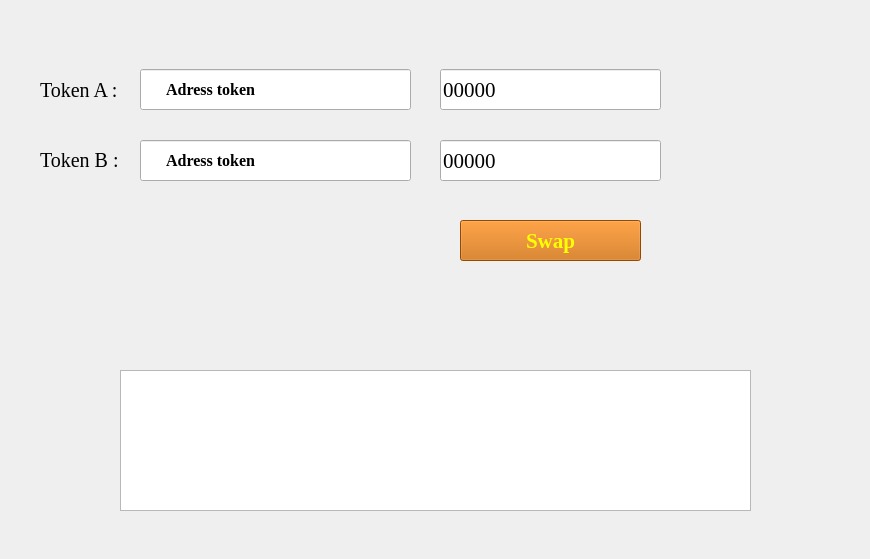
<?xml version="1.0" encoding="UTF-8"?>
<ui version="4.0">
 <class>MainWindow</class>
 <widget class="QMainWindow" name="MainWindow">
  <property name="geometry">
   <rect>
    <x>0</x>
    <y>0</y>
    <width>870</width>
    <height>559</height>
   </rect>
  </property>
  <property name="sizeIncrement">
   <size>
    <width>0</width>
    <height>0</height>
   </size>
  </property>
  <property name="font">
   <font>
    <family>Times New Roman</family>
   </font>
  </property>
  <property name="windowTitle">
   <string>MainWindow</string>
  </property>
  <property name="autoFillBackground">
   <bool>false</bool>
  </property>
  <property name="styleSheet">
   <string notr="true">QWidget#centralwidget { border-image: url(:/newPrefix/binance-ra-mat-pancake-swap-mini.png) 0 0 0 0 stretch stretch ;
}
</string>
  </property>
  <widget class="QWidget" name="centralwidget">
   <widget class="QLineEdit" name="LD_addressA">
    <property name="geometry">
     <rect>
      <x>140</x>
      <y>69</y>
      <width>271</width>
      <height>41</height>
     </rect>
    </property>
    <property name="font">
     <font>
      <pointsize>12</pointsize>
      <weight>75</weight>
      <bold>true</bold>
     </font>
    </property>
    <property name="text">
     <string>      Adress token </string>
    </property>
   </widget>
   <widget class="QLabel" name="label_2">
    <property name="geometry">
     <rect>
      <x>40</x>
      <y>150</y>
      <width>81</width>
      <height>21</height>
     </rect>
    </property>
    <property name="font">
     <font>
      <pointsize>15</pointsize>
     </font>
    </property>
    <property name="text">
     <string>Token B :</string>
    </property>
   </widget>
   <widget class="QLineEdit" name="LD_soluong1">
    <property name="geometry">
     <rect>
      <x>440</x>
      <y>69</y>
      <width>221</width>
      <height>41</height>
     </rect>
    </property>
    <property name="font">
     <font>
      <pointsize>16</pointsize>
     </font>
    </property>
    <property name="text">
     <string>00000</string>
    </property>
   </widget>
   <widget class="QPushButton" name="Btn_Swap">
    <property name="geometry">
     <rect>
      <x>460</x>
      <y>220</y>
      <width>181</width>
      <height>41</height>
     </rect>
    </property>
    <property name="font">
     <font>
      <family>Times New Roman</family>
      <pointsize>16</pointsize>
      <weight>75</weight>
      <bold>true</bold>
     </font>
    </property>
    <property name="autoFillBackground">
     <bool>false</bool>
    </property>
    <property name="styleSheet">
     <string notr="true">QPushButton#Btn_Swap { background-color : rgb(204, 102, 0);
color: Yellow;
}</string>
    </property>
    <property name="text">
     <string>Swap</string>
    </property>
    <property name="checkable">
     <bool>false</bool>
    </property>
   </widget>
   <widget class="QTextEdit" name="textEdit">
    <property name="geometry">
     <rect>
      <x>120</x>
      <y>370</y>
      <width>631</width>
      <height>141</height>
     </rect>
    </property>
    <property name="autoFillBackground">
     <bool>false</bool>
    </property>
   </widget>
   <widget class="QLabel" name="label">
    <property name="geometry">
     <rect>
      <x>40</x>
      <y>80</y>
      <width>81</width>
      <height>21</height>
     </rect>
    </property>
    <property name="font">
     <font>
      <pointsize>15</pointsize>
     </font>
    </property>
    <property name="text">
     <string>Token A :</string>
    </property>
   </widget>
   <widget class="QLineEdit" name="LD_soluong1_2">
    <property name="geometry">
     <rect>
      <x>440</x>
      <y>140</y>
      <width>221</width>
      <height>41</height>
     </rect>
    </property>
    <property name="font">
     <font>
      <pointsize>16</pointsize>
     </font>
    </property>
    <property name="text">
     <string>00000</string>
    </property>
   </widget>
   <widget class="QLineEdit" name="LD_addressA_2">
    <property name="geometry">
     <rect>
      <x>140</x>
      <y>140</y>
      <width>271</width>
      <height>41</height>
     </rect>
    </property>
    <property name="font">
     <font>
      <pointsize>12</pointsize>
      <weight>75</weight>
      <bold>true</bold>
     </font>
    </property>
    <property name="text">
     <string>      Adress token </string>
    </property>
   </widget>
   <zorder>label_2</zorder>
   <zorder>LD_soluong1</zorder>
   <zorder>LD_addressA</zorder>
   <zorder>label</zorder>
   <zorder>Btn_Swap</zorder>
   <zorder>textEdit</zorder>
   <zorder>LD_soluong1_2</zorder>
   <zorder>LD_addressA_2</zorder>
  </widget>
 </widget>
 <resources>
  <include location="C:/Users/K O O/Pictures/Image/test.qrc"/>
 </resources>
 <connections/>
</ui>
